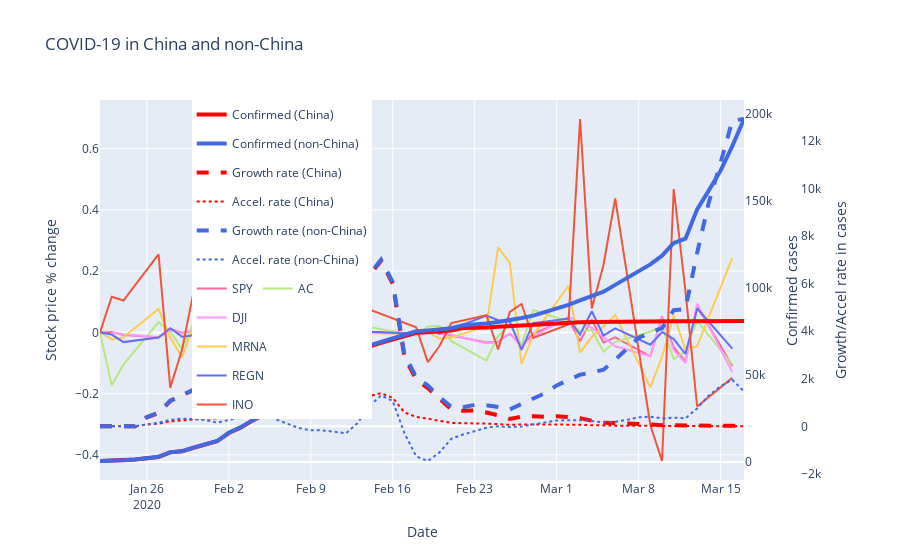

The cell this chart's notebook holds for it:
### Markdown cell above
<a id='plot_china_nonchina'></a>
### Plot Confirmed Cases for China/non-China

### Code cell
# Combine to make a tuple
traces_combined = (trace_confirmed_china, trace_confirmed_non_china, trace_growth_china, trace_accel_china, trace_growth_non_china, trace_accel_non_china,) + traces_stocks
fig = go.Figure(data=traces_combined, layout=layout)
fig.show()
